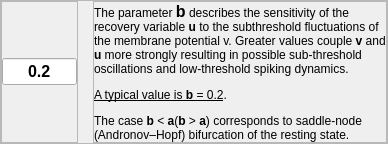
                        <widget class="QFrame" name="b_Izhik_frame">
                         <property name="frameShape">
                          <enum>QFrame::StyledPanel</enum>
                         </property>
                         <property name="frameShadow">
                          <enum>QFrame::Raised</enum>
                         </property>
                         <layout class="QHBoxLayout" name="horizontalLayout_21">
                          <property name="spacing">
                           <number>15</number>
                          </property>
                          <property name="leftMargin">
                           <number>0</number>
                          </property>
                          <property name="topMargin">
                           <number>0</number>
                          </property>
                          <property name="rightMargin">
                           <number>0</number>
                          </property>
                          <property name="bottomMargin">
                           <number>0</number>
                          </property>
                          <item alignment="Qt::AlignLeft">
                           <widget class="QFrame" name="b_value_frame">
                            <property name="frameShape">
                             <enum>QFrame::StyledPanel</enum>
                            </property>
                            <property name="frameShadow">
                             <enum>QFrame::Raised</enum>
                            </property>
                            <layout class="QHBoxLayout" name="horizontalLayout_23">
                             <property name="spacing">
                              <number>0</number>
                             </property>
                             <property name="leftMargin">
                              <number>0</number>
                             </property>
                             <property name="topMargin">
                              <number>0</number>
                             </property>
                             <property name="rightMargin">
                              <number>0</number>
                             </property>
                             <property name="bottomMargin">
                              <number>0</number>
                             </property>
                             <item>
                              <widget class="QLineEdit" name="b_value">
                               <property name="sizePolicy">
                                <sizepolicy hsizetype="Fixed" vsizetype="Fixed">
                                 <horstretch>0</horstretch>
                                 <verstretch>0</verstretch>
                                </sizepolicy>
                               </property>
                               <property name="minimumSize">
                                <size>
                                 <width>75</width>
                                 <height>0</height>
                                </size>
                               </property>
                               <property name="maximumSize">
                                <size>
                                 <width>75</width>
                                 <height>16777215</height>
                                </size>
                               </property>
                               <property name="font">
                                <font>
                                 <pointsize>12</pointsize>
                                 <weight>75</weight>
                                 <bold>true</bold>
                                </font>
                               </property>
                               <property name="styleSheet">
                                <string notr="true"/>
                               </property>
                               <property name="text">
                                <string>0.2</string>
                               </property>
                               <property name="alignment">
                                <set>Qt::AlignCenter</set>
                               </property>
                              </widget>
                             </item>
                            </layout>
                           </widget>
                          </item>
                          <item>
                           <widget class="QFrame" name="b_text_frame">
                            <property name="sizePolicy">
                             <sizepolicy hsizetype="Expanding" vsizetype="Preferred">
                              <horstretch>0</horstretch>
                              <verstretch>0</verstretch>
                             </sizepolicy>
                            </property>
                            <property name="frameShape">
                             <enum>QFrame::StyledPanel</enum>
                            </property>
                            <property name="frameShadow">
                             <enum>QFrame::Raised</enum>
                            </property>
                            <layout class="QHBoxLayout" name="horizontalLayout_22">
                             <property name="spacing">
                              <number>0</number>
                             </property>
                             <property name="leftMargin">
                              <number>0</number>
                             </property>
                             <property name="topMargin">
                              <number>0</number>
                             </property>
                             <property name="rightMargin">
                              <number>0</number>
                             </property>
                             <property name="bottomMargin">
                              <number>0</number>
                             </property>
                             <item>
                              <widget class="QLabel" name="b_text">
                               <property name="text">
                                <string>&lt;html&gt;&lt;head/&gt;&lt;body&gt;&lt;p&gt;The parameter &lt;span style=&quot; font-size:12pt; font-weight:600;&quot;&gt;b&lt;/span&gt; describes the sensitivity of the recovery variable &lt;span style=&quot; font-weight:600;&quot;&gt;u &lt;/span&gt;to the subthreshold fluctuations of the membrane potential v. Greater values couple&lt;span style=&quot; font-weight:600;&quot;&gt; v&lt;/span&gt; and&lt;span style=&quot; font-weight:600;&quot;&gt; u&lt;/span&gt; more strongly resulting in possible sub-threshold oscillations and low-threshold spiking dynamics. &lt;/p&gt;&lt;p&gt;&lt;span style=&quot; text-decoration: underline;&quot;&gt;A typical value is &lt;/span&gt;&lt;span style=&quot; font-weight:600; text-decoration: underline;&quot;&gt;b &lt;/span&gt;&lt;span style=&quot; text-decoration: underline;&quot;&gt;= 0.2&lt;/span&gt;. &lt;/p&gt;&lt;p&gt;The case &lt;span style=&quot; font-weight:600;&quot;&gt;b&lt;/span&gt; &amp;lt; &lt;span style=&quot; font-weight:600;&quot;&gt;a&lt;/span&gt;(&lt;span style=&quot; font-weight:600;&quot;&gt;b&lt;/span&gt; &amp;gt; &lt;span style=&quot; font-weight:600;&quot;&gt;a&lt;/span&gt;) corresponds to saddle-node (Andronov–Hopf) bifurcation of the resting state.&lt;/p&gt;&lt;/body&gt;&lt;/html&gt;</string>
                               </property>
                               <property name="wordWrap">
                                <bool>true</bool>
                               </property>
                              </widget>
                             </item>
                            </layout>
                           </widget>
                          </item>
                         </layout>
                        </widget>
